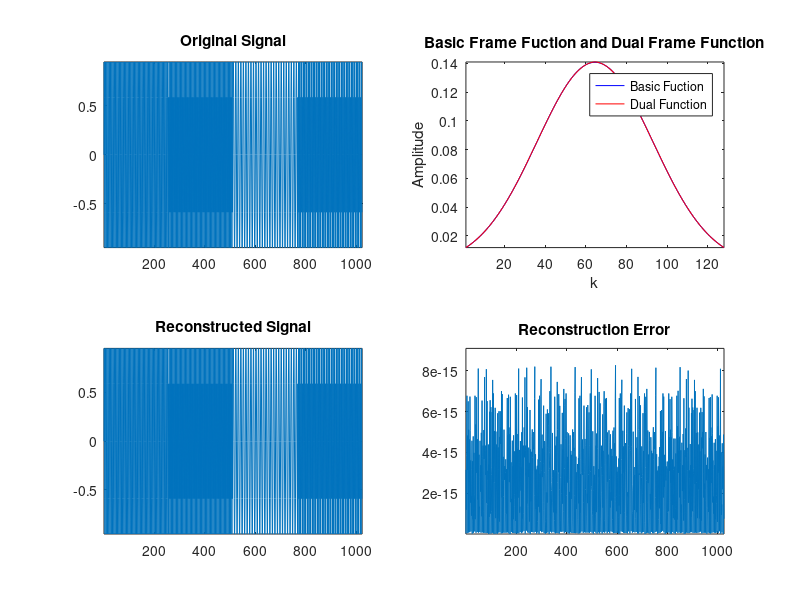
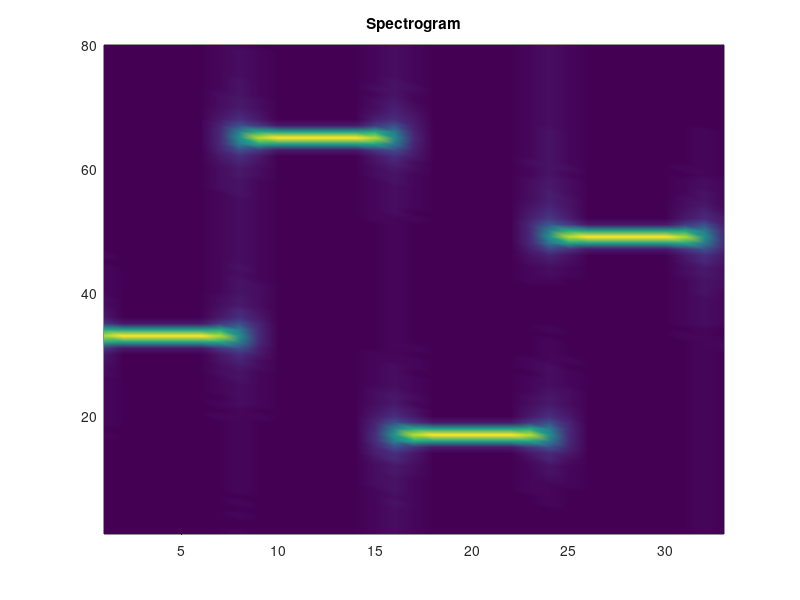

MATLAB code for these plots, in order:
function test_dgt
%dgt.m: This programme is used to compute dual frame and reconstruct 
%           the original signal.
%
% Reference: Qian, Shie, and Dapang Chen. "Discrete gabor transform."
%   Signal Processing, IEEE Transactions on 41.7 (1993): 2429-2438.
%
% Copyright (C) 2010  Xi'an Jiaotong University (Pengliang Yang)

clc, clear,close all

Ls = 1024;          % length of the original signal s[n]
Ts = 1/1000;        % Sampling time: Ts = 1/Fs
t =[0:Ls-1]*Ts;
s = [sin(400*pi*t(1:256))   sin(800*pi*t(257:512))...
    sin(200*pi*t(513:768))    sin(600*pi*t(769:1024))];  % s[n]

% s = sin(400*pi*t.^2)+sin(400*pi*fliplr(t.^2));

figure(1),clf
subplot(221)
plot(s),axis tight
title('Original Signal')

L =128;            % length of the frame basic function
[u,dM] = mydivider(Ls+L);% dM:step length in time field
M = (Ls+L)/dM-1;
Lo = Ls+L-dM;         
[ ,dN] = mydivider(M);
N = Lo/dN;         
r = Lo/(dM*dN);     % oversampling rate
fprintf('oversampling rate:r = %f\n',r)
sigma2 = dM*N/(2*pi);   
k = [0:L-1];
h = (pi*sigma2)^(-0.25)*exp(-(k-0.5*(L-1)).^2/(2*sigma2));

s = [zeros(1,Lo-Ls) s ]; % auxiliary periodic sequence for s(t)->s[n]
h = [h zeros(1,Lo-L)];  % auxiliary periodic sequence for h(t)->h[n]
h = h/norm(h);

H = zeros(dM*dN,Lo);
for q = 0:dN-1
    for p = 0:dM-1
        for k = 0:Lo-1
            indice = mymod(k+q*N+1,Lo);
            H(p+q*dM+1,k+1) = h(indice)*exp(-j*2*pi*p*k/dM);
        end
    end
end
u = [dM/N,zeros(1,dM*dN-1)]';
g = conj(pinv(H)*u);    % g(t) is the dual function of h(t).g(t)->g[n] 
gg = g/norm(g);         % normalization
subplot(222)
plot(h(1:L),'b')
hold on 
plot(real(gg(1:L)),'r'),axis tight
xlabel('k'),ylabel('Amplitude')
title('Basic Frame Fuction and Dual Frame Function')
legend('Basic Fuction','Dual Function')

    % ------------------Gabor Transform--------------------------
for m = 1:M
    for k = 1:Lo
        temp(k) = s(k)*conj(g(mymod(k-(m-1)*dM,Lo)));
    end
    temp = reshape(temp,N,dN);  % ----change dimension:Lo->N*dN
    C(m,:) = sum(fft(temp),2);  % ----line:N-FFT��sum in row.
end    
    % -----Inverse Transform(Reconstruct the original signal----- 
ss = zeros(1,Lo); 
for k = 1:Lo
    for m = 1:M
        InvC(m,:) = N*ifft(C(m,:));
        ss(k) = ss(k)+h(mymod(k-(m-1)*dM,Lo))*InvC(m,mymod(k,N));
    end
end
subplot(223)
plot(real(ss(Lo-Ls+1:Lo))),axis tight
title('Reconstructed Signal')
err = abs(s(Lo-Ls+1:Lo)-ss(Lo-Ls+1:Lo));
subplot(224)
plot(err),axis tight
title('Reconstruction Error')

figure(2),clf
pcolor(abs(C(floor((Lo-Ls+1)/dM):M,1:N/2)).')
shading interp
title('Spectrogram')


function y = mymod(x,N)
%mymod: like mod(x,N) or rem(x,N),if y == 0,substitute 0 with N
%   Example:
%           >>y=mymod([1:6],4)
%           y =
%                1     2     3     4     1     2
%Copyright(c) Xi'an Jiaotong University,Pengliang YANG,2010.5.1
y = mod(x,N);
y(find(y==0)) = N;

function [M,N] = mydivider(L)
%mydivider: Find dividers of an integer.  
%  	[M,N] = divider(L) find two integers M and N, such that 
%    M*N = L, M >= N, M and N as close as possible from sqrt(L).
%  	Example :
%       L = 258; [M,N] = mydivider(L)
%Copyright(c) Xi'an Jiaotong University, Pengliang YANG,2010.5.1
N = floor(sqrt(L));
flag = 1;
while flag == 1
    Nold = N;
    M = ceil(L/N);
    N = floor(L/M);
    flag = (N~=Nold);
end
